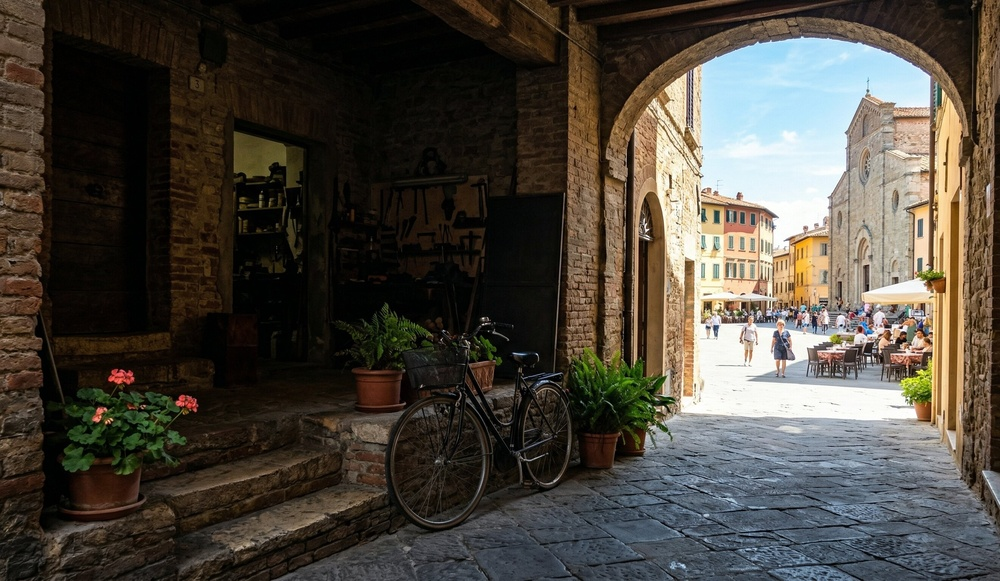
#> input picture First_Project/input.jpg, 1000 x 581 px, shrunk from 2643 x 1536 before the run
$ python P-HDR.py
#> lines starting #> are read from the running program, lines starting #| are printed output that depends on the picture
import cv2
import numpy as np
import matplotlib.pyplot as plt

def adjust_gamma(image, gamma=1.0):
    """감마 보정을 통해 이미지 밝기를 조절하는 함수"""
    inv_gamma = 1.0 / gamma
    table = np.array([((i / 255.0) ** inv_gamma) * 255 for i in np.arange(0, 256)]).astype("uint8")
    return cv2.LUT(image, table)

# 1. 이미지 로드 (컬러)
image_path = "input.jpg" # 사용할 이미지 이름으로 변경하세요
img = cv2.imread(image_path)
#> img is the input picture: shape (581, 1000, 3); mean B, G, R 60.9, 69.4, 74.9

if img is None:
    print("이미지를 찾을 수 없습니다.")
    exit()

# Matplotlib 출력을 위해 BGR을 RGB로 변환
img_rgb = cv2.cvtColor(img, cv2.COLOR_BGR2RGB)

# 2. 가상의 다중 노출 이미지 생성 (감마 보정 활용)
img_underexposed = adjust_gamma(img_rgb, gamma=0.4) # 어두운 이미지 (명부 디테일용)
#> in adjust_gamma, `return cv2.LUT(image, table)`:
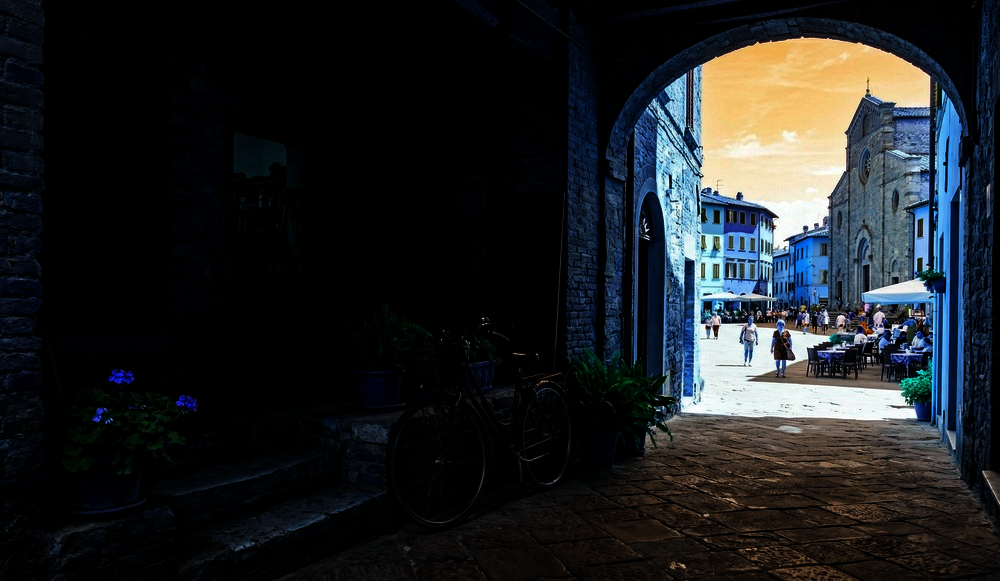
#> returned value: shape (581, 1000, 3); mean of channels 0, 1, 2 35.2, 33.1, 30.3; drawn as B, G, R
img_overexposed = adjust_gamma(img_rgb, gamma=2.2)  # 밝은 이미지 (암부 디테일용)
#> call 2 of adjust_gamma, with gamma = 2.2
#> in adjust_gamma (call 2), `return cv2.LUT(image, table)`:
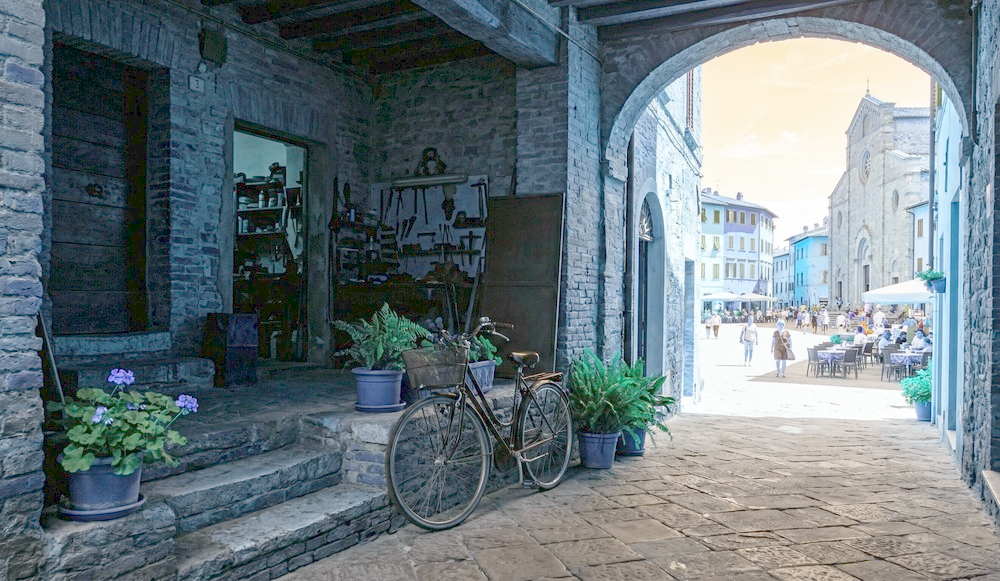
#> returned value: shape (581, 1000, 3); mean of channels 0, 1, 2 126.3, 120, 105.4; drawn as B, G, R

# 3. Mertens Fusion 알고리즘으로 블렌딩
merge_mertens = cv2.createMergeMertens()
exposure_images = [img_underexposed, img_rgb, img_overexposed]
hdr_mertens = merge_mertens.process(exposure_images)
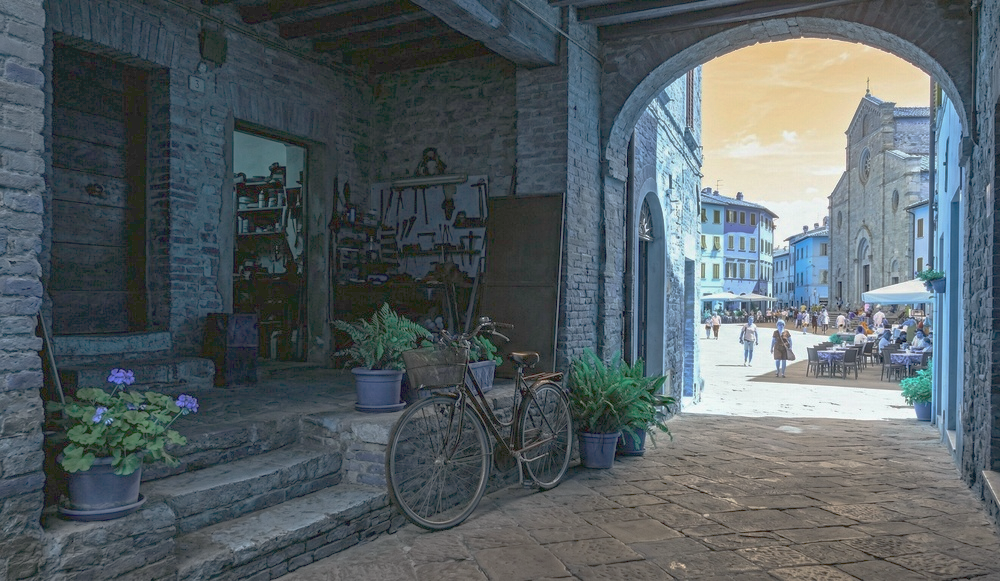
#> hdr_mertens: shape (581, 1000, 3) float32; mean of channels 0, 1, 2 0.396, 0.37, 0.313; drawn with min black and max white

# 출력을 위해 0~255 범위의 8비트 이미지로 변환
hdr_8bit = np.clip(hdr_mertens * 255, 0, 255).astype('uint8')
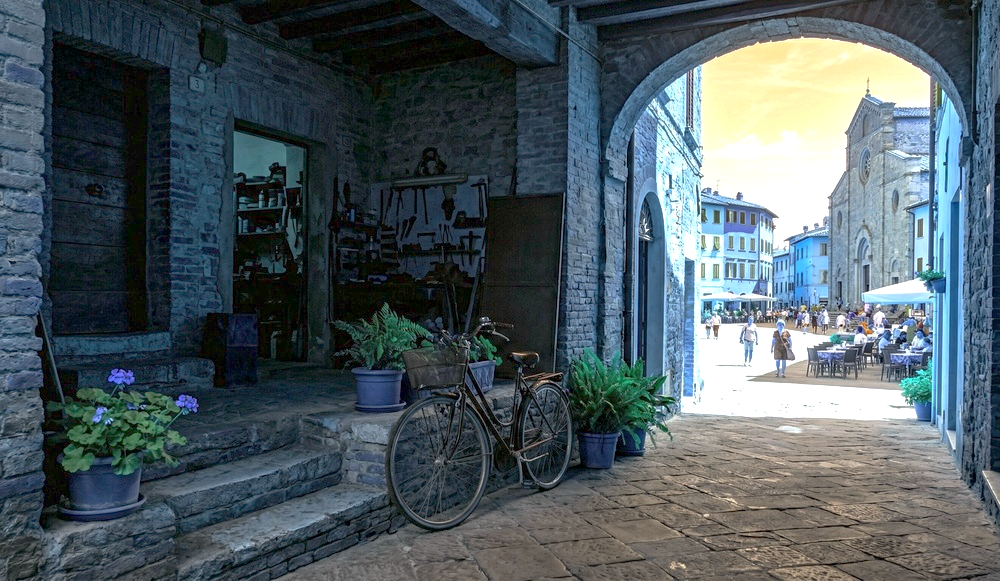
#> hdr_8bit: shape (581, 1000, 3); mean of channels 0, 1, 2 98.7, 92.3, 78.2; drawn as B, G, R

# 4. 결과 시각화
plt.figure(figsize=(10, 8))

plt.subplot(2, 2, 1)
plt.imshow(img_underexposed)
plt.title('Under-exposed (Gamma 0.4)')
plt.axis('off')

plt.subplot(2, 2, 3)
plt.imshow(img_rgb)
plt.title('Original Image')
plt.axis('off')

plt.subplot(2, 2, 2)
plt.imshow(img_overexposed)
plt.title('Over-exposed (Gamma 2.2)')
plt.axis('off')

plt.subplot(2, 2, 4)
plt.imshow(hdr_8bit)
plt.title('HDR Result')
plt.axis('off')

plt.tight_layout()
plt.show()

$ run again, with First_Project/over.jpg copied over First_Project/input.jpg
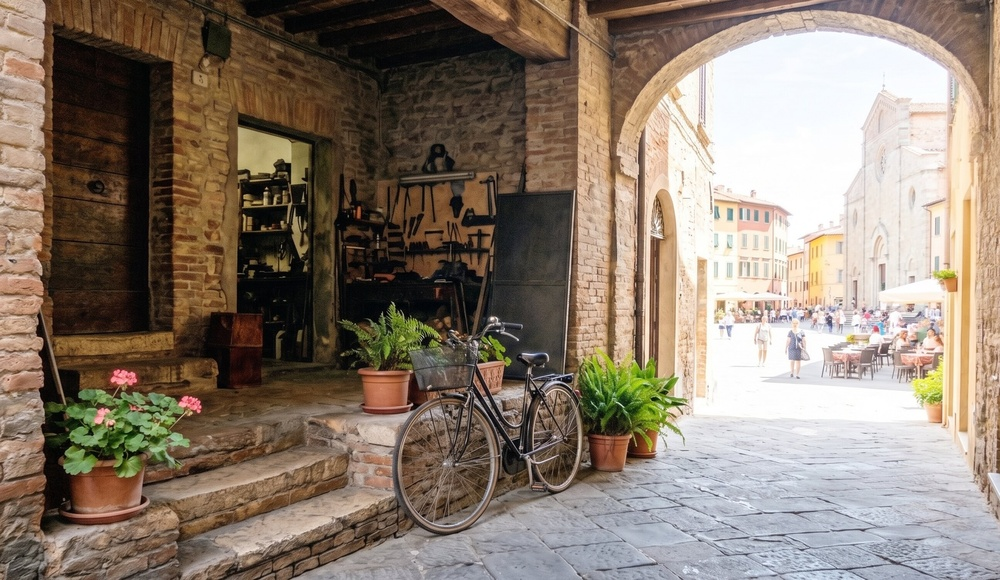
#> input picture First_Project/over.jpg, 1000 x 580 px, shrunk from 2594 x 1504 before the run
#> img is the input picture: shape (580, 1000, 3); mean B, G, R 110.3, 124, 138.4
#> `hdr_mertens = merge_mertens.process(exposure_images)`:
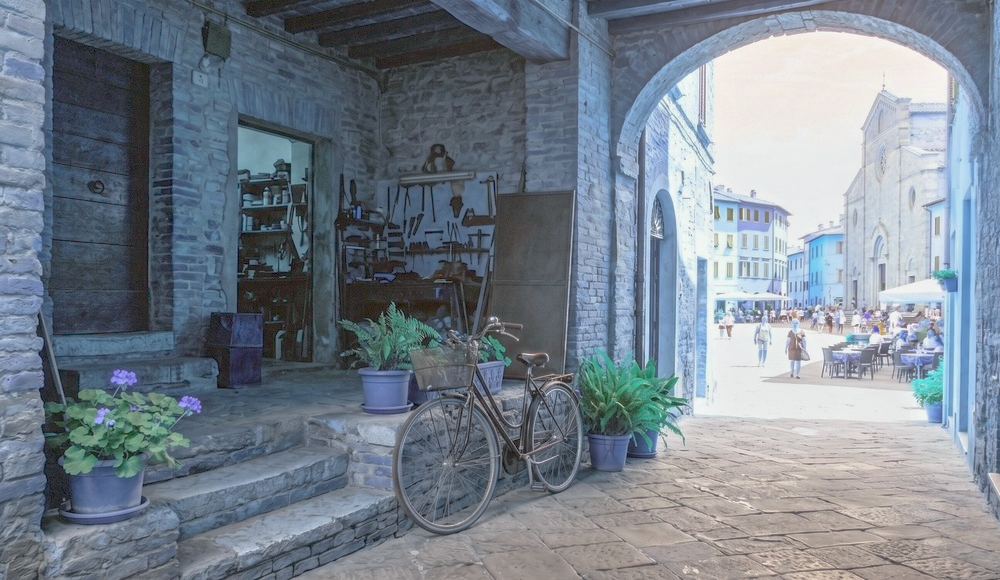
#> hdr_mertens: shape (580, 1000, 3) float32; mean of channels 0, 1, 2 0.575, 0.512, 0.454; drawn with min black and max white
#> `hdr_8bit = np.clip(hdr_mertens * 255, 0, 255).astype('uint8')`:
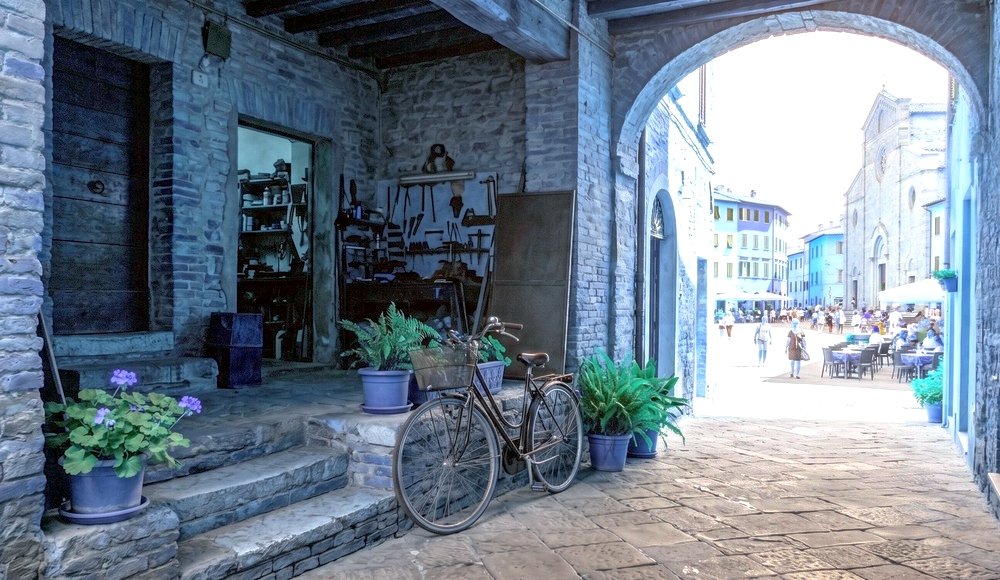
#> hdr_8bit: shape (580, 1000, 3); mean of channels 0, 1, 2 143.6, 128.2, 113.7; drawn as B, G, R
